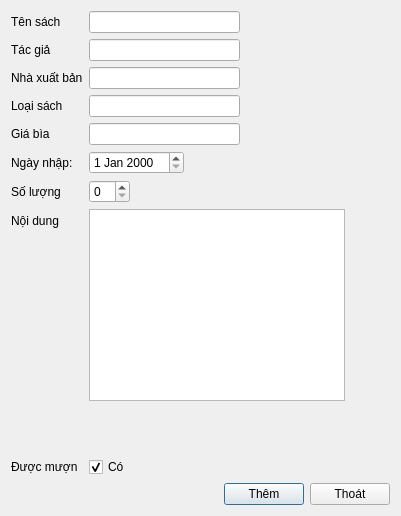
<?xml version="1.0" encoding="UTF-8"?>
<ui version="4.0">
 <class>ThemSachs</class>
 <widget class="QDialog" name="ThemSachs">
  <property name="geometry">
   <rect>
    <x>0</x>
    <y>0</y>
    <width>401</width>
    <height>516</height>
   </rect>
  </property>
  <property name="windowTitle">
   <string>Dialog</string>
  </property>
  <layout class="QFormLayout" name="formLayout_3">
   <item row="0" column="0">
    <widget class="QLabel" name="label">
     <property name="text">
      <string>Tên sách</string>
     </property>
    </widget>
   </item>
   <item row="0" column="1">
    <layout class="QHBoxLayout" name="horizontalLayout">
     <item>
      <widget class="QLineEdit" name="txtName"/>
     </item>
     <item>
      <spacer name="horizontalSpacer">
       <property name="orientation">
        <enum>Qt::Horizontal</enum>
       </property>
       <property name="sizeHint" stdset="0">
        <size>
         <width>40</width>
         <height>20</height>
        </size>
       </property>
      </spacer>
     </item>
    </layout>
   </item>
   <item row="1" column="0">
    <widget class="QLabel" name="label_2">
     <property name="text">
      <string>Tác giả</string>
     </property>
    </widget>
   </item>
   <item row="1" column="1">
    <layout class="QHBoxLayout" name="horizontalLayout_2">
     <item>
      <widget class="QLineEdit" name="txtAuthor"/>
     </item>
     <item>
      <spacer name="horizontalSpacer_2">
       <property name="orientation">
        <enum>Qt::Horizontal</enum>
       </property>
       <property name="sizeHint" stdset="0">
        <size>
         <width>40</width>
         <height>20</height>
        </size>
       </property>
      </spacer>
     </item>
    </layout>
   </item>
   <item row="2" column="0">
    <widget class="QLabel" name="label_8">
     <property name="text">
      <string>Nhà xuất bản</string>
     </property>
    </widget>
   </item>
   <item row="2" column="1">
    <layout class="QHBoxLayout" name="horizontalLayout_3">
     <item>
      <widget class="QLineEdit" name="txtNxb"/>
     </item>
     <item>
      <spacer name="horizontalSpacer_3">
       <property name="orientation">
        <enum>Qt::Horizontal</enum>
       </property>
       <property name="sizeHint" stdset="0">
        <size>
         <width>40</width>
         <height>20</height>
        </size>
       </property>
      </spacer>
     </item>
    </layout>
   </item>
   <item row="3" column="0">
    <widget class="QLabel" name="label_3">
     <property name="text">
      <string>Loại sách</string>
     </property>
    </widget>
   </item>
   <item row="3" column="1">
    <layout class="QHBoxLayout" name="horizontalLayout_4">
     <item>
      <widget class="QLineEdit" name="txtType"/>
     </item>
     <item>
      <spacer name="horizontalSpacer_4">
       <property name="orientation">
        <enum>Qt::Horizontal</enum>
       </property>
       <property name="sizeHint" stdset="0">
        <size>
         <width>40</width>
         <height>20</height>
        </size>
       </property>
      </spacer>
     </item>
    </layout>
   </item>
   <item row="4" column="0">
    <widget class="QLabel" name="label_4">
     <property name="text">
      <string>Giá bìa</string>
     </property>
    </widget>
   </item>
   <item row="4" column="1">
    <layout class="QHBoxLayout" name="horizontalLayout_5">
     <item>
      <widget class="QLineEdit" name="txtGia"/>
     </item>
     <item>
      <spacer name="horizontalSpacer_5">
       <property name="orientation">
        <enum>Qt::Horizontal</enum>
       </property>
       <property name="sizeHint" stdset="0">
        <size>
         <width>40</width>
         <height>20</height>
        </size>
       </property>
      </spacer>
     </item>
    </layout>
   </item>
   <item row="5" column="0">
    <widget class="QLabel" name="label_5">
     <property name="text">
      <string>Ngày nhập:</string>
     </property>
    </widget>
   </item>
   <item row="5" column="1">
    <layout class="QHBoxLayout" name="horizontalLayout_6">
     <item>
      <widget class="QDateEdit" name="dateNhap"/>
     </item>
     <item>
      <spacer name="horizontalSpacer_6">
       <property name="orientation">
        <enum>Qt::Horizontal</enum>
       </property>
       <property name="sizeHint" stdset="0">
        <size>
         <width>40</width>
         <height>20</height>
        </size>
       </property>
      </spacer>
     </item>
    </layout>
   </item>
   <item row="6" column="0">
    <widget class="QLabel" name="label_6">
     <property name="text">
      <string>Số lượng</string>
     </property>
    </widget>
   </item>
   <item row="6" column="1">
    <layout class="QFormLayout" name="formLayout">
     <item row="0" column="0">
      <widget class="QSpinBox" name="spinSoLuong"/>
     </item>
     <item row="0" column="1">
      <spacer name="horizontalSpacer_8">
       <property name="orientation">
        <enum>Qt::Horizontal</enum>
       </property>
       <property name="sizeHint" stdset="0">
        <size>
         <width>40</width>
         <height>20</height>
        </size>
       </property>
      </spacer>
     </item>
    </layout>
   </item>
   <item row="7" column="0">
    <widget class="QLabel" name="label_7">
     <property name="text">
      <string>Nội dung</string>
     </property>
    </widget>
   </item>
   <item row="7" column="1">
    <layout class="QFormLayout" name="formLayout_2">
     <item row="0" column="0">
      <layout class="QHBoxLayout" name="horizontalLayout_8">
       <item>
        <widget class="QTextEdit" name="txtContent"/>
       </item>
       <item>
        <spacer name="horizontalSpacer_9">
         <property name="orientation">
          <enum>Qt::Horizontal</enum>
         </property>
         <property name="sizeHint" stdset="0">
          <size>
           <width>40</width>
           <height>20</height>
          </size>
         </property>
        </spacer>
       </item>
      </layout>
     </item>
     <item row="1" column="0">
      <spacer name="verticalSpacer">
       <property name="orientation">
        <enum>Qt::Vertical</enum>
       </property>
       <property name="sizeHint" stdset="0">
        <size>
         <width>20</width>
         <height>40</height>
        </size>
       </property>
      </spacer>
     </item>
    </layout>
   </item>
   <item row="8" column="0">
    <widget class="QLabel" name="label_9">
     <property name="text">
      <string>Được mượn</string>
     </property>
    </widget>
   </item>
   <item row="8" column="1">
    <widget class="QCheckBox" name="checkBox">
     <property name="text">
      <string>Có</string>
     </property>
     <property name="checked">
      <bool>true</bool>
     </property>
    </widget>
   </item>
   <item row="10" column="1">
    <layout class="QHBoxLayout" name="horizontalLayout_7">
     <item>
      <spacer name="horizontalSpacer_7">
       <property name="orientation">
        <enum>Qt::Horizontal</enum>
       </property>
       <property name="sizeHint" stdset="0">
        <size>
         <width>40</width>
         <height>20</height>
        </size>
       </property>
      </spacer>
     </item>
     <item>
      <widget class="QPushButton" name="btnAdd">
       <property name="text">
        <string>Thêm</string>
       </property>
      </widget>
     </item>
     <item>
      <widget class="QPushButton" name="btnExit">
       <property name="text">
        <string>Thoát</string>
       </property>
      </widget>
     </item>
    </layout>
   </item>
  </layout>
 </widget>
 <resources/>
 <connections/>
</ui>
